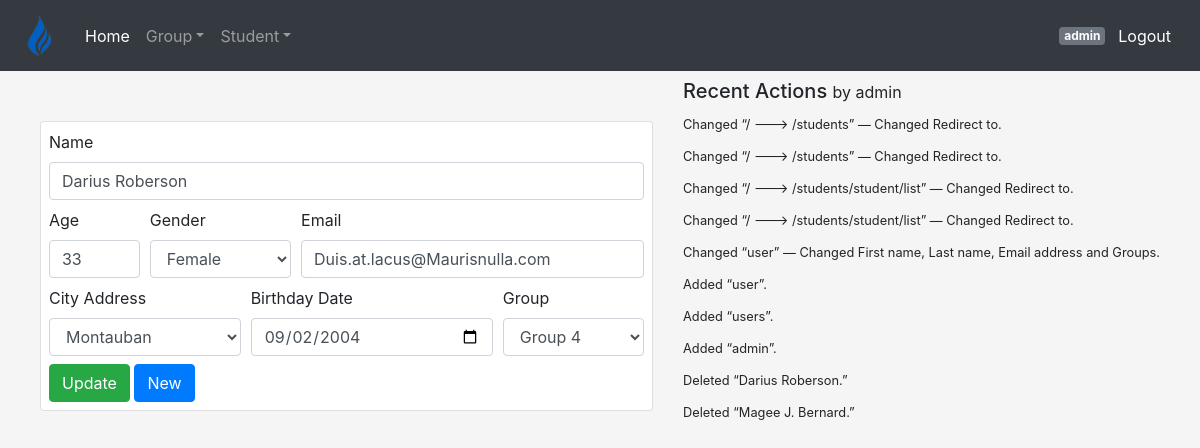
The page /students/student/edit/101 (signed in) on the database its author committed.
### students/models.py (models this page shows, shortened)
class Student(AuditMixin, models.Model):
    name = models.CharField(max_length=200)
    age = models.IntegerField()
    gender = models.CharField(max_length=6, choices=GENDER_CHOICES)
    email = models.EmailField(max_length = 100, unique=True)
    city = models.ForeignKey(City, on_delete=models.CASCADE)
    birth_date = models.DateField('birthday date')
    group = models.ForeignKey(StudentGroup, on_delete=models.CASCADE)

### students/views.py (the view)
# urls.py: path('student/edit/<int:id>', views.update_student, name='student_edit'),
@login_required
def update_student(request, id):
    message = None
    student = Student.objects.filter(pk = id)[0]
    if request.method == 'POST':
        data = request.POST
        form = StudentForm(data = data, instance = student)
        if form.is_valid():
            student = form.save()
            message = {'type':'success', 'head':'Info!', 'text':"Updated student %s" % student}
    else:
        form = StudentForm(instance=student)
    return render(request,'student/edit.html', {'form': form, 'id': id, 'message': message})

### students/forms.py (shortened to what this page needs)
class StudentForm(ModelForm):
    class Meta:
        model = Student
        fields = '__all__'
        widgets = {
            'name': TextInput(attrs={'class':'form-control'}),
            'age': NumberInput(attrs={'class':'form-control', 'min':5,'max':100}),
            'gender': Select(attrs={'class':'form-control'}),
            'email': EmailInput(attrs={'class':'form-control'}),
            'city': Select(attrs={'class':'form-control'}),
            'birth_date': DateInput(attrs={'type': 'date', 'class':'form-control'}),
            'group': Select(attrs={'class':'form-control'}),
        }

### students/models.py (called while the page is built)
    def __str__(self):
        return self.name

    def __str__(self):
        return 'Group %s ' % self.name

### students/templates/student/edit.html (shortened to what this page needs)
{% extends "main.html" %} {% block main %}
<div class="row justify-content-center">
  <div class="col-auto">
    <div class="row mt-2">
      <div class="col-md">
      </div>
    </div>
    <form class="card px-2 py-2" action={% url "student_edit" id %} method="POST" novalidate>
      <div class="form-row">
        <div class="form-group col-md mb-2">
          <label for="id_name">Name</label> {{form.name}}
        </div>
      </div>
      <div class="form-row">
        <div class="form-group col-md-2 mb-2">
          <label for="id_age">Age</label> {{form.age}}
        </div>
        <div class="form-group col-md-3 mb-2">
          <label for="id_gender">Gender</label> {{form.gender}}
        </div>
        <div class="form-group col-md-7 mb-2">
          <label for="id_email">Email</label> {{form.email}}
        </div>
      </div>
      <div class="form-row">
        <div class="form-group col-md-4 mb-2">
          <label for="id_city">City Address</label>
          {{form.city}}
        </div>
        <div class="form-group col-md-5 mb-2">
          <label for="id_birth_date">Birthday Date</label>
          {{form.birth_date}}
        </div>
        <div class="form-group col-md-3 mb-2">
          <label for="id_group">Group</label> {{form.group}}
        </div>
      </div>
      <div class="row">
        <div class="col">
          <input class="btn btn-success" type="submit" value="Update" />
          <a class="btn btn-primary" href={% url "student_new" %}>New</a>
        </div>
      </div>
    </form>
  </div>
  <div class="col-auto mt-2">
    {% include 'audit/action_list.html' %}
  </div>
</div>
{% endblock %}

### students/templates/navbar.html (shortened to what this page needs)
<nav class="navbar navbar-expand-md navbar-dark bg-dark">
  <a class="navbar-brand logo" href={% url "home" %}><span class="logo-img"></span></a>
  <div class="collapse navbar-collapse" id="navbarsExampleDefault">
    <ul class="navbar-nav mr-auto">
      <li class="nav-item active">
        <a class="nav-link" href={% url "home" %}
          >Home <span class="sr-only">(current)</span></a
        >
      </li>
      <li class="nav-item dropdown">
        <a
          class="nav-link dropdown-toggle"
          href="#"
          id="dropdown01"
          data-toggle="dropdown"
          aria-haspopup="true"
          aria-expanded="false"
          >Group</a
        >
      </li>
      <li class="nav-item dropdown">
        <a
          class="nav-link dropdown-toggle"
          href="#"
          id="dropdown01"
          data-toggle="dropdown"
          aria-haspopup="true"
          aria-expanded="false"
          >Student</a
        >
      </li>
    </ul>
    <span class="badge badge-secondary">{{user}}</span>
    <a class="btn btn-dark" href={% url "logout" %}>Logout</a>
  </div>
</nav>

### students/templates/audit/action_list.html
{% load log %} {% get_admin_log 10 as admin_log for_user user %}
    <h5>Recent Actions <small>by {{user}}</small></h5>
    {% for entry in admin_log %}
        <div class="row mt-2">
            <div class="col">
                <small>{{entry}} </small>
            </div>
        </div>
    {% endfor %}

### students/static/css/app.css (style rules this page uses)
.logo-img { height: 45px; width: 45px; display: inline-block; vertical-align: middle; background: url("../img/firedevs.png") no-repeat center center; background-size: contain; }
body { background-color: #f5f5f5; }

### rows shown on the page
Student: name "Darius Roberson", age "33", gender "Female", email "Duis.at.lacus@Maurisnulla.com", city "Montauban", birth_date "09/02/2004", group "Group 4"

### other values the page prints
{{ user }} "admin"
{{ entry }} "Changed “/ ---> /students” — Changed Redirect to."
{{ entry }} "Changed “/ ---> /students/student/list” — Changed Redirect to."
{{ entry }} "Changed “user” — Changed First name, Last name, Email address and Groups."
{{ entry }} "Added “user”."
{{ entry }} "Added “users”."
{{ entry }} "Added “admin”."
{{ entry }} "Deleted “Darius Roberson.”"
{{ entry }} "Deleted “Magee J. Bernard.”"
